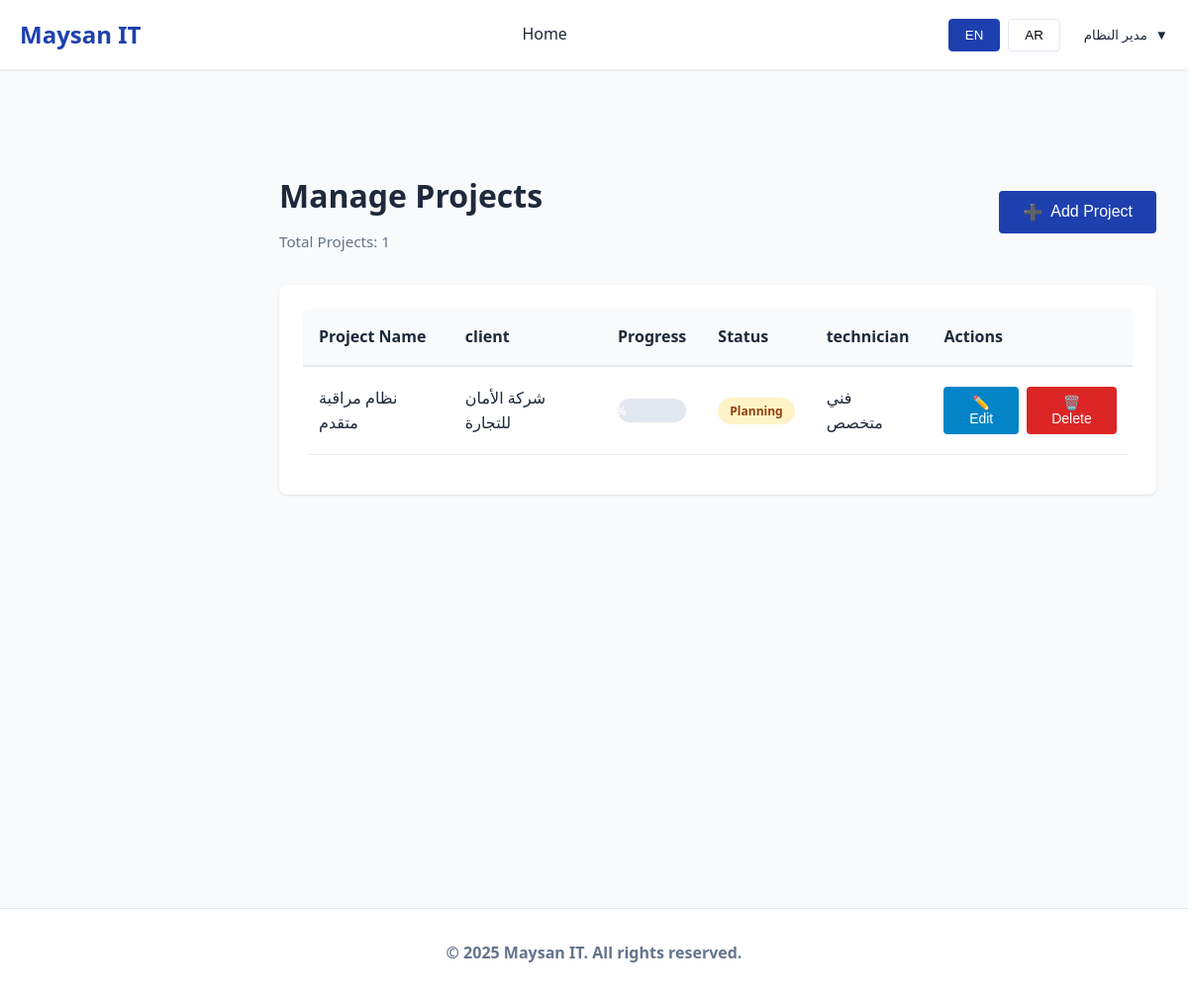
The app's page /pages/admin/projects.php (signed in) with its own data.
### tables this page shows
CREATE TABLE IF NOT EXISTS `users` (
    `id` INT PRIMARY KEY AUTO_INCREMENT,
    `username` VARCHAR(100) UNIQUE NOT NULL,
    `email` VARCHAR(100) UNIQUE NOT NULL,
    `password` VARCHAR(255) NOT NULL,
    `full_name` VARCHAR(150) NOT NULL,
    `phone` VARCHAR(20),
    `role` ENUM('admin', 'client', 'technician', 'sales') NOT NULL,
    `status` ENUM('active', 'inactive') DEFAULT 'active',
    `created_at` TIMESTAMP DEFAULT CURRENT_TIMESTAMP,
    `updated_at` TIMESTAMP DEFAULT CURRENT_TIMESTAMP ON UPDATE CURRENT_TIMESTAMP,
    INDEX `idx_role` (`role`),
    INDEX `idx_status` (`status`),
    INDEX `idx_username` (`username`)
);

CREATE TABLE IF NOT EXISTS `projects` (
    `id` INT PRIMARY KEY AUTO_INCREMENT,
    `client_id` INT NOT NULL,
    `project_name` VARCHAR(200) NOT NULL,
    `description` TEXT,
    `project_type` VARCHAR(100),
    `location` VARCHAR(200),
    `start_date` DATE,
    `end_date` DATE,
    `budget` DECIMAL(12, 2),
    `progress_percentage` INT DEFAULT 0,
    `status` ENUM('planning', 'in_progress', 'on_hold', 'completed', 'cancelled') DEFAULT 'planning',
    `assigned_technician_id` INT,
    `assigned_sales_id` INT,
    `created_at` TIMESTAMP DEFAULT CURRENT_TIMESTAMP,
    `updated_at` TIMESTAMP DEFAULT CURRENT_TIMESTAMP ON UPDATE CURRENT_TIMESTAMP,
    FOREIGN KEY (`client_id`) REFERENCES `clients`(`id`) ON DELETE CASCADE,
    FOREIGN KEY (`assigned_technician_id`) REFERENCES `users`(`id`) ON DELETE SET NULL,
    FOREIGN KEY (`assigned_sales_id`) REFERENCES `users`(`id`) ON DELETE SET NULL,
    INDEX `idx_client_id` (`client_id`),
    INDEX `idx_status` (`status`),
    INDEX `idx_progress` (`progress_percentage`),
    INDEX `idx_technician_id` (`assigned_technician_id`),
    INDEX `idx_sales_id` (`assigned_sales_id`)
);

CREATE TABLE IF NOT EXISTS `clients` (
    `id` INT PRIMARY KEY AUTO_INCREMENT,
    `user_id` INT NOT NULL,
    `company_name` VARCHAR(200) NOT NULL,
    `contact_person` VARCHAR(150),
    `phone` VARCHAR(20),
    `email` VARCHAR(100),
    `address` TEXT,
    `city` VARCHAR(100),
    `country` VARCHAR(100),
    `notes` TEXT,
    `status` ENUM('active', 'inactive') DEFAULT 'active',
    `created_at` TIMESTAMP DEFAULT CURRENT_TIMESTAMP,
    `updated_at` TIMESTAMP DEFAULT CURRENT_TIMESTAMP ON UPDATE CURRENT_TIMESTAMP,
    FOREIGN KEY (`user_id`) REFERENCES `users`(`id`) ON DELETE CASCADE,
    INDEX `idx_status` (`status`),
    INDEX `idx_user_id` (`user_id`),
    INDEX `idx_company_name` (`company_name`)
);

### includes/language.php (called while the page is built, shortened)
<?php
function t($key) {
    global $translations;
    $lang = $_SESSION['language'] ?? 'en';
    return $translations[$lang][$key] ?? $key;
}
function getCurrentLanguage() {
    return $_SESSION['language'] ?? 'en';
}
function getLanguageDirection() {
    return getCurrentLanguage() === 'ar' ? 'rtl' : 'ltr';
}
function getLanguageClass() {
    return getCurrentLanguage() === 'ar' ? 'ar' : 'en';
}
?>

### includes/auth.php (called while the page is built, shortened)
<?php
require_once __DIR__ . '/../config/database.php';
function isLoggedIn() {
    return isset($_SESSION['user_id']) && !empty($_SESSION['user_id']);
}
function getCurrentUser() {
    global $conn;
    $stmt = $conn->prepare("SELECT * FROM users WHERE id = ?");
    $stmt->bind_param("i", $_SESSION['user_id']);
    $stmt->execute();
    $result = $stmt->get_result();
    return $result->fetch_assoc() ?: null;
}
?>

### pages/admin/projects.php (the view, shortened to what this page needs)
<?php
require_once __DIR__ . '/../../config/database.php';
require_once __DIR__ . '/../../includes/auth.php';
require_once __DIR__ . '/../../includes/language.php';
require_once __DIR__ . '/../../includes/functions.php';
$sql = "SELECT p.*, c.company_name, t.full_name as technician_name, s.full_name as sales_name
        FROM projects p
        LEFT JOIN clients c ON p.client_id = c.id
        LEFT JOIN users t ON p.assigned_technician_id = t.id
        LEFT JOIN users s ON p.assigned_sales_id = s.id
        ORDER BY p.created_at DESC";
$result = $conn->query($sql);
$projects = $result->fetch_all(MYSQLI_ASSOC);
include __DIR__ . '/../../includes/header.php';
?>
<div class="page-header">
    <div style="display: flex; justify-content: space-between; align-items: center;">
        <div>
            <h1 class="page-title"><?php echo t('manage_projects'); ?></h1>
            <p class="page-subtitle"><?php echo t('total_projects'); ?>: <?php echo count($projects); ?></p>
        </div>
        <button class="btn btn-primary" onclick="openModal('addProjectModal')">
            <span>➕</span> <?php echo t('add_project'); ?>
        </button>
    </div>
</div>
<div class="card">
    <div class="card-body">
        <?php if (count($projects) > 0): ?>
        <table class="table">
            <thead>
                <tr>
                    <th><?php echo t('project_name'); ?></th>
                    <th><?php echo t('client'); ?></th>
                    <th><?php echo t('progress'); ?></th>
                    <th><?php echo t('status'); ?></th>
                    <th><?php echo t('technician'); ?></th>
                    <th><?php echo t('actions'); ?></th>
                </tr>
            </thead>
            <tbody>
                <?php foreach ($projects as $project): ?>
                <tr>
                    <td><?php echo htmlspecialchars($project['project_name']); ?></td>
                    <td><?php echo htmlspecialchars($project['company_name'] ?? 'N/A'); ?></td>
                    <td>
                        <div class="progress">
                            <div class="progress-bar" style="width: <?php echo $project['progress_percentage']; ?>%">
                                <?php echo $project['progress_percentage']; ?>%
                            </div>
                        </div>
                    </td>
                    <td>
                        <span class="badge badge-<?php echo $project['status'] === 'completed' ? 'success' : ($project['status'] === 'in_progress' ? 'info' : 'warning'); ?>">
                            <?php echo ucfirst(str_replace('_', ' ', $project['status'])); ?>
                        </span>
                    </td>
                    <td><?php echo htmlspecialchars($project['technician_name'] ?? 'Unassigned'); ?></td>
                    <td>
                        <div class="table-actions">
                            <button class="btn btn-info btn-sm" onclick="editProject(<?php echo $project['id']; ?>)">
                                ✏️ <?php echo t('edit'); ?>
                            </button>
                            <button class="btn btn-danger btn-sm" onclick="deleteProject(<?php echo $project['id']; ?>)">
                                🗑️ <?php echo t('delete'); ?>
                            </button>
                        </div>
                    </td>
                </tr>
                <?php endforeach; ?>
            </tbody>
        </table>
        <?php else: ?>
        <p style="text-align: center; color: var(--light-text);"><?php echo t('no_projects_found'); ?></p>
        <?php endif; ?>
    </div>
</div>
<?php include __DIR__ . '/../../includes/footer.php'; ?>

### includes/header.php (shortened to what this page needs)
<?php
require_once __DIR__ . '/auth.php';
require_once __DIR__ . '/language.php';
$current_user = getCurrentUser();
?>
<!DOCTYPE html>
<html lang="<?php echo getCurrentLanguage(); ?>" dir="<?php echo getLanguageDirection(); ?>" class="<?php echo getLanguageClass(); ?>">
<head>
    <link rel="stylesheet" href="../../assets/css/style.css">
</head>
<body>
    <nav class="navbar">
        <div class="container">
            <div class="navbar-content">
                <a href="/maysan" class="navbar-brand">
                    <span><?php echo t('company_name'); ?></span>
                </a>
                <ul class="navbar-menu">
                    <li><a href="/maysan"><?php echo t('home'); ?></a></li>
                </ul>
                <div class="navbar-right">
                    <div class="language-switcher">
                        <button class="<?php echo getCurrentLanguage() === 'en' ? 'active' : ''; ?>" onclick="switchLanguage('en')">EN</button>
                        <button class="<?php echo getCurrentLanguage() === 'ar' ? 'active' : ''; ?>" onclick="switchLanguage('ar')">AR</button>
                    </div>
                    <div class="user-menu">
                        <button class="user-menu-toggle" onclick="toggleUserMenu()">
                            <span><?php echo htmlspecialchars($current_user['full_name'] ?? 'User'); ?></span>
                            <span>▼</span>
                        </button>
                    </div>
                </div>
            </div>
        </div>
    </nav>
    <main class="main-content">

### assets/css/style.css (style rules this page uses)
:root { --primary-color: #1e40af; --secondary-color: #0f766e; --accent-color: #f97316; --success-color: #16a34a; --warning-color: #ea580c; --danger-color: #dc2626; --info-color: #0284c7; --light-bg: #f8fafc; --dark-text: #1e293b; --light-text: #64748b; --border-color: #e2e8f0; --shadow: 0 1px 3px rgba(0, 0, 0, 0.1); --shadow-lg: 0 10px 15px -3px rgba(0, 0, 0, 0.1); }
* { margin: 0; padding: 0; box-sizing: border-box; }
html { scroll-behavior: smooth; }
body { font-family: 'Segoe UI', Tahoma, Geneva, Verdana, sans-serif; background-color: var(--light-bg); color: var(--dark-text); line-height: 1.6; }
html.en body { text-align: left; }
.container { max-width: 1200px; margin: 0 auto; padding: 0 20px; }
.navbar { background: white; box-shadow: var(--shadow); position: sticky; top: 0; z-index: 1000; }
.navbar-content { display: flex; justify-content: space-between; align-items: center; padding: 1rem 0; }
.navbar-brand { display: flex; align-items: center; gap: 10px; font-size: 1.5rem; font-weight: bold; color: var(--primary-color); text-decoration: none; }
.navbar-menu { display: flex; gap: 2rem; align-items: center; list-style: none; }
.navbar-menu a { color: var(--dark-text); text-decoration: none; font-weight: 500; transition: color 0.3s ease; }
.navbar-right { display: flex; gap: 1.5rem; align-items: center; }
.language-switcher { display: flex; gap: 0.5rem; }
.language-switcher button { padding: 0.5rem 1rem; border: 1px solid var(--border-color); background: white; cursor: pointer; border-radius: 4px; transition: all 0.3s ease; }
.language-switcher button.active { background: var(--primary-color); color: white; border-color: var(--primary-color); }
.user-menu { position: relative; }
.user-menu-toggle { background: none; border: none; cursor: pointer; display: flex; align-items: center; gap: 0.5rem; color: var(--dark-text); font-weight: 500; }
.main-content { margin-left: 250px; margin-top: 70px; padding: 2rem; min-height: calc(100vh - 70px); }
.page-header { margin-bottom: 2rem; }
.page-title { font-size: 2rem; font-weight: bold; color: var(--dark-text); margin-bottom: 0.5rem; }
.page-subtitle { color: var(--light-text); font-size: 0.95rem; }
.card { background: white; border-radius: 8px; box-shadow: var(--shadow); padding: 1.5rem; margin-bottom: 1.5rem; transition: box-shadow 0.3s ease; }
.card-body { margin-bottom: 1rem; }
.btn { padding: 0.75rem 1.5rem; border: none; border-radius: 4px; font-size: 1rem; font-weight: 500; cursor: pointer; transition: all 0.3s ease; display: inline-flex; align-items: center; gap: 0.5rem; text-decoration: none; }
.btn-primary { background-color: var(--primary-color); color: white; }
.btn-danger { background-color: var(--danger-color); color: white; }
.btn-info { background-color: var(--info-color); color: white; }
.btn-sm { padding: 0.5rem 1rem; font-size: 0.875rem; }
.table { width: 100%; border-collapse: collapse; background: white; border-radius: 8px; overflow: hidden; }
.table thead { background-color: var(--light-bg); }
.table th { padding: 1rem; text-align: left; font-weight: 600; color: var(--dark-text); border-bottom: 2px solid var(--border-color); }
.table td { padding: 1rem; border-bottom: 1px solid var(--border-color); }
.table-actions { display: flex; gap: 0.5rem; }
.progress { width: 100%; height: 24px; background-color: var(--border-color); border-radius: 12px; overflow: hidden; margin: 1rem 0; }
.progress-bar { height: 100%; background: linear-gradient(90deg, var(--primary-color), var(--secondary-color)); display: flex; align-items: center; justify-content: center; color: white; font-size: 0.75rem; font-weight: bold; transition: width 0.3s ease; }
.badge { display: inline-block; padding: 0.25rem 0.75rem; border-radius: 20px; font-size: 0.75rem; font-weight: 600; }
.badge-warning { background-color: #fef3c7; color: #92400e; }

### records on screen
users: full_name "مدير النظام"
projects: project_name "نظام مراقبة متقدم", client.company_name "شركة الأمان للتجارة", status "Planning", assigned_technician.full_name "فني متخصص"

### other values on screen
t('company_name') "Maysan IT"
t('home') "Home"
t('manage_projects') "Manage Projects"
t('total_projects') "Total Projects"
count($projects) "1"
t('add_project') "Add Project"
t('project_name') "Project Name"
t('client') "client"
t('progress') "Progress"
t('status') "Status"
t('technician') "technician"
t('actions') "Actions"
